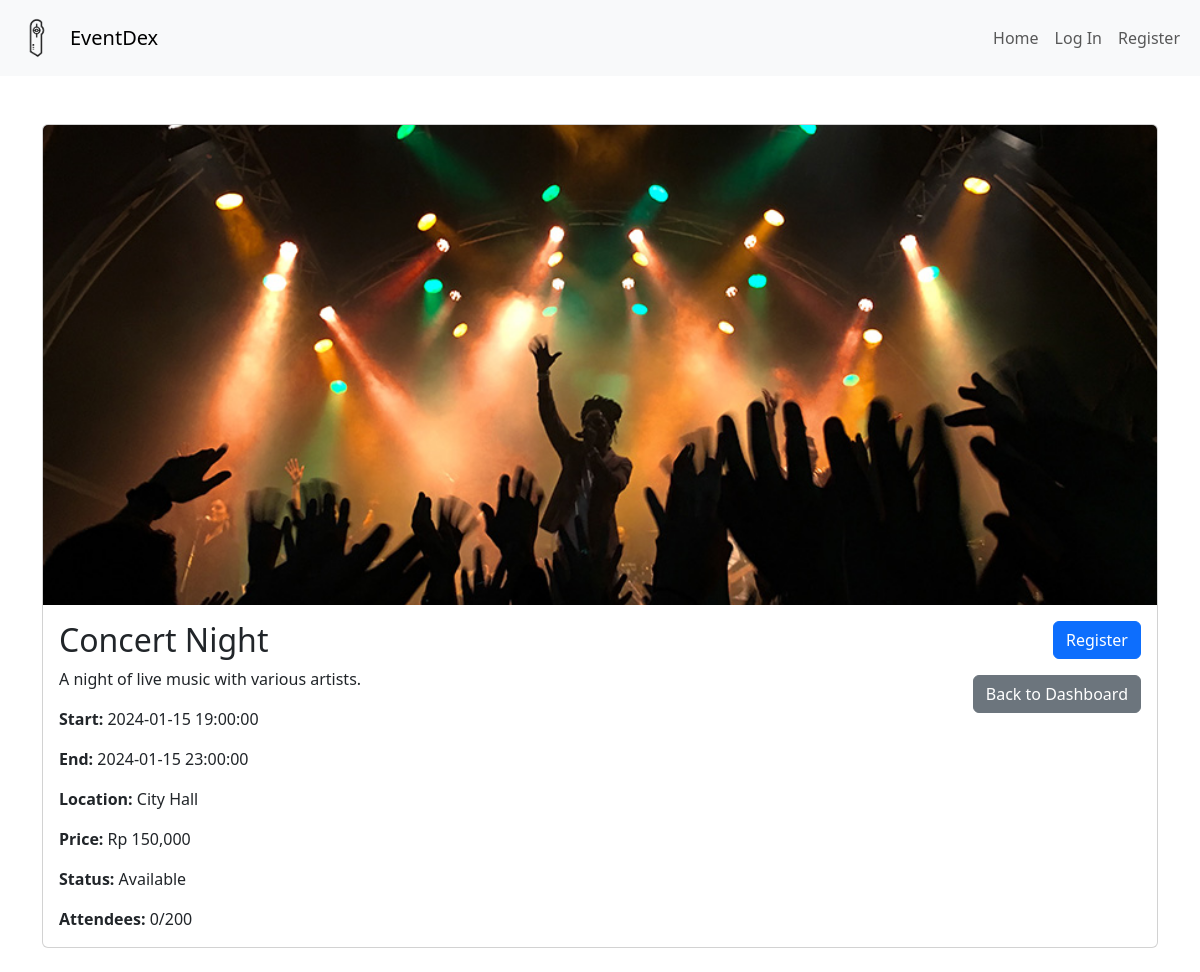
Screenshot of /event_detail.php?event_id=13 with the database file from the repository.
### tables this page shows
CREATE TABLE `event` (
  `event_id` int(11) NOT NULL,
  `event_name` varchar(255) NOT NULL,
  `event_date_start` varchar(255) DEFAULT NULL,
  `description` text DEFAULT NULL,
  `ticket_price` char(10) DEFAULT NULL,
  `event_time_start` time DEFAULT NULL,
  `event_location` varchar(255) DEFAULT NULL,
  `max_participants` int(11) NOT NULL,
  `event_status` enum('available','full') DEFAULT 'available',
  `event_pic` varchar(255) DEFAULT NULL,
  `created_at` timestamp NOT NULL DEFAULT current_timestamp(),
  `updated_at` timestamp NOT NULL DEFAULT current_timestamp() ON UPDATE current_timestamp(),
  `event_date_end` varchar(255) NOT NULL,
  `event_time_end` time DEFAULT NULL
);

### event_detail.php (the view, shortened to what this page needs)
<?php
include 'db_connect.php';
include 'header.php';
$event_id = $_GET['event_id'];
$stmt = $conn->prepare("SELECT event_id, event_name, event_date_start, description, ticket_price, event_time_start, event_location, max_participants, event_status, event_pic, event_date_end, event_time_end FROM event WHERE event_id = ?");
$stmt->bind_param("i", $event_id);
$stmt->execute();
$stmt->bind_result($event_id, $event_name, $event_date_start, $description, $ticket_price, $event_time_start, $event_location, $max_participants, $event_status, $event_pic, $event_date_end, $event_time_end);
$count_stmt = $conn->prepare("SELECT COUNT(*) FROM event_registration WHERE event_id = ?");
$count_stmt->bind_param("i", $event_id);
$count_stmt->execute();
$count_stmt->bind_result($registration_count);
$is_registered = false;
?>
<!DOCTYPE html>
<html lang="en">
<head>
</head>
<body>
<div class="container mt-5">
    <div class="card mb-4">
        <img src="uploads/<?php echo htmlspecialchars($event_pic); ?>" class="card-img-top event-img" alt="Event Picture">
        <div class="card-body">
            <div class="row">
                <div class="col-md-7">
                    <h2 class="card-title"><?php echo htmlspecialchars($event_name); ?></h2>
                    <p class="card-text"><?php echo htmlspecialchars($description); ?></p>
                    <p><strong>Start:</strong> <?php echo htmlspecialchars($event_date_start) . " " . htmlspecialchars($event_time_start); ?></p>
                    <p><strong>End:</strong> <?php echo htmlspecialchars($event_date_end) . " " . htmlspecialchars($event_time_end); ?></p>
                    <p><strong>Location:</strong> <?php echo htmlspecialchars($event_location); ?></p>
                    <p><strong>Price:</strong> <?php echo ($ticket_price == 0) ? 'Free' : 'Rp ' . number_format($ticket_price, 0, ','); ?></p>
                    <p><strong>Status:</strong> <?php echo strcmp($event_status,'full') == 0 ? 'Full' : 'Available' ?></p>
                    <strong>Attendees:</strong> <?php
                    echo strcmp($event_status,'full') === 0 ? htmlspecialchars($max_participants) : htmlspecialchars($registration_count);
                    echo "/" . htmlspecialchars($max_participants) ?>
                </div>
                <div class="col-md-5 d-flex flex-column align-items-end justify-content-start">
                    <?php if ($event_status === 'full'): ?>
                        <p class="text-danger"><strong>This event is full and cannot accept more registrations.</strong></p>
                    <?php else: ?>
                        <?php if ($is_registered): ?>
                            <button class="btn btn-secondary mb-3" disabled>Registered</button>
                        <?php else: ?>
                            <form method="post" action="register_event.php" class="mb-3">
                                <button type="submit" name="register" class="btn btn-primary">Register</button>
                            </form>
                        <?php endif; ?>
                    <?php endif; ?>
                    <a href="<?php echo isset($_SESSION['role']) && $_SESSION['role'] === 'admin' ? 'admin_dashboard.php' : 'index.php'; ?>" class="btn btn-secondary">Back to Dashboard</a>
                </div>
            </div>
        </div>
    </div>
</div>
</body>
</html>

### event_detail.php (style rules this page uses)
.event-img { width: 100%; height: 480px; object-fit: cover; }

### rows the page displays
event: event_pic (picture), event_name "Concert Night", description "A night of live music with various artists.", event_date_start "2024-01-15", event_time_start "19:00:00", event_date_end "2024-01-15", event_time_end "23:00:00", event_location "City Hall", ticket_price "150,000", max_participants "200"

### other values shown
$registration_count "0"
